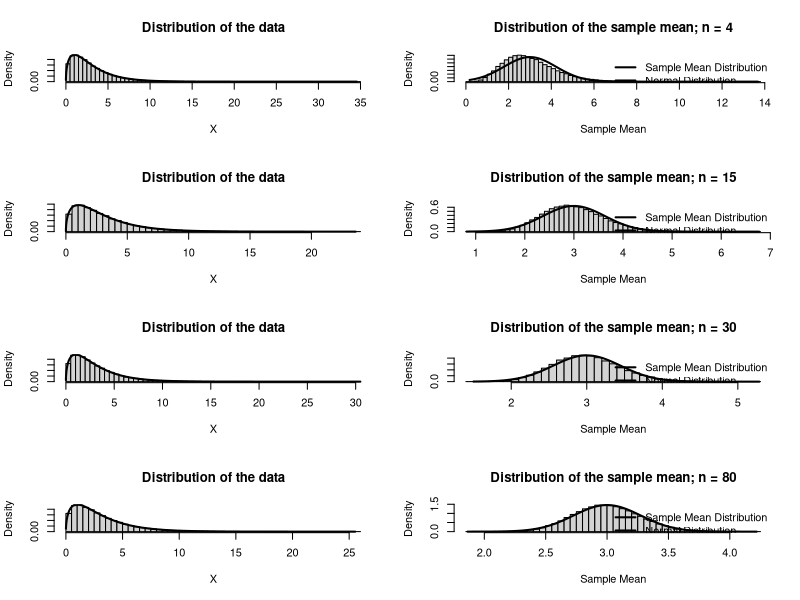

The R script that drew this image:
# Suppose we assign the letters A, B, C, D, and E to the scores of the five
# students so that A = 70,   B = 78,   C = 80,   D = 80,   E = 95
scores <- c(A = 70, B = 78, C = 80, D = 80, E = 95)
# Consider the letters A, B, C, D, E, and find all combinations of these letters
# taken 3 at a time
combinations <- combn(c("A", "B", "C", "D", "E"), 3)
# Calculate the average score for each combination of letters
average_scores <- apply(combinations, 2, function(x) mean(scores[x]))
# Create a table listing all combinations, scores, and their average
result_table <- data.frame(
  Combination = apply(combinations, 2, paste, collapse = ", "),
  Score1 = scores[combinations[1, ]],
  Score2 = scores[combinations[2, ]],
  Score3 = scores[combinations[3, ]],
  Average_Score = average_scores
)
# Print the table with only 2 digits after the decimal for the average score
result_table$Average_Score <- format(round(result_table$Average_Score, 2), nsmall = 2)
print(result_table)
# Now create a table showing the unique scores, their frequency, and relative
# frequency
score_table <- as.data.frame(table(average_scores))
colnames(score_table) <- c("Average_Score", "Frequency")
score_table$Relative_Frequency <- score_table$Frequency / sum(score_table$Frequency)
# Print this table with only 2 digits after the decimal for the first column
score_table$Average_Score <- format(round(as.numeric(as.character(score_table$Average_Score)), 2), nsmall = 2)
print(score_table)

# Central limit theorem illustration

set.seed(42)
par(mfrow=c(4,2))
n <- 100
mean.vec <- numeric()

## X has a chi-square distribution with df = 3

df <- 3

n <- 4
for(i in 1:100000) mean.vec[i] <- mean(rchisq(n,df=df))
mean.vec <- sort(mean.vec)

## Generate a histogram density for the raw data X
hist(x <- sort(rchisq(100000,df=df)),breaks=50,prob=TRUE,main="Distribution of the data",xlab="X")
## Plot the true PDF
lines(x,dchisq(x,df=df),lwd=2)
## Now plot the histogram density and normal density of the 100,000 sample means
hist(mean.vec,prob=TRUE,breaks=50,main=paste("Distribution of the sample mean; n =",n),xlab="Sample Mean")
lines(mean.vec,dnorm(mean.vec,mean(mean.vec),sd(mean.vec)),lwd=2)
legend("topright",c("Sample Mean Distribution","Normal Distribution"),lwd=2,bty="n")

n <- 15
for(i in 1:100000) mean.vec[i] <- mean(rchisq(n,df=df))
mean.vec <- sort(mean.vec)

## Generate a histogram density for the raw data X
hist(x <- sort(rchisq(100000,df=df)),breaks=50,prob=TRUE,main="Distribution of the data",xlab="X")
## Plot the true PDF
lines(x,dchisq(x,df=df),lwd=2)
## Now plot the histogram density and normal density of the 100,000 sample means
hist(mean.vec,prob=TRUE,breaks=50,main=paste("Distribution of the sample mean; n =",n),xlab="Sample Mean")
lines(mean.vec,dnorm(mean.vec,mean(mean.vec),sd(mean.vec)),lwd=2)
legend("topright",c("Sample Mean Distribution","Normal Distribution"),lwd=2,bty="n")

n <- 30
for(i in 1:100000) mean.vec[i] <- mean(rchisq(n,df=df))
mean.vec <- sort(mean.vec)

## Generate a histogram density for the raw data X
hist(x <- sort(rchisq(100000,df=df)),breaks=50,prob=TRUE,main="Distribution of the data",xlab="X")
## Plot the true PDF
lines(x,dchisq(x,df=df),lwd=2)
## Now plot the histogram density and normal density of the 100,000 sample means
hist(mean.vec,prob=TRUE,breaks=50,main=paste("Distribution of the sample mean; n =",n),xlab="Sample Mean")
lines(mean.vec,dnorm(mean.vec,mean(mean.vec),sd(mean.vec)),lwd=2)
legend("topright",c("Sample Mean Distribution","Normal Distribution"),lwd=2,bty="n")

n <- 80
for(i in 1:100000) mean.vec[i] <- mean(rchisq(n,df=df))
mean.vec <- sort(mean.vec)

## Generate a histogram density for the raw data X
hist(x <- sort(rchisq(100000,df=df)),breaks=50,prob=TRUE,main="Distribution of the data",xlab="X")
## Plot the true PDF
lines(x,dchisq(x,df=df),lwd=2)
## Now plot the histogram density and normal density of the 100,000 sample means
hist(mean.vec,prob=TRUE,breaks=50,main=paste("Distribution of the sample mean; n =",n),xlab="Sample Mean")
lines(mean.vec,dnorm(mean.vec,mean(mean.vec),sd(mean.vec)),lwd=2)
legend("topright",c("Sample Mean Distribution","Normal Distribution"),lwd=2,bty="n")

# Boe Consultant Associates has five employees, only some of whom have knowledge
# of statistics. The names of these five employees and information concerning
# their knowledge of statistics are as follows:

# Names vector
Name <- c("Ally", "John", "Susan", "Lee", "Tom")
# Knows vector
Knows <- c("Yes", "No", "No", "Yes", "Yes")
# Now, suppose we draw all possible samples of three employees each and compute the proportion of employees, for each sample, who know statistics. The total number of samples is C(5,3) = 10. We can use the combn function in R to generate all possible combinations of three employees from the five employees.
# Generate all possible combinations of 3 employees from the 5 employees
combinations <- combn(Name, 3)
# Initialize a vector to store the proportion of employees who know statistics for each sample
proportions <- numeric(ncol(combinations))
# Loop through each combination and calculate the proportion of employees who know statistics
for (i in 1:ncol(combinations)) {
  sample <- combinations[, i]
  knows_count <- sum(Knows[match(sample, Name)] == "Yes")
  proportions[i] <- knows_count / length(sample)
}
# Create a data frame to display the results
result_df <- data.frame(
  Sample = apply(combinations, 2, paste, collapse = ", "),
  Proportion_Know_Statistics = proportions
)
# Print the result data frame using 2 digits for the proportion:
result_df$Proportion_Know_Statistics <- format(round(result_df$Proportion_Know_Statistics, 2), nsmall = 2)
print(result_df)
# Finally, we can create a table showing the unique proportions of employees who know statistics, along with their frequencies and relative frequencies.
# Create a table of unique proportions, their frequencies, and relative frequencies
proportion_table <- as.data.frame(table(proportions))
colnames(proportion_table) <- c("Proportion_Know_Statistics", "Frequency")
proportion_table$Relative_Frequency <- proportion_table$Frequency / sum(proportion_table$Frequency)
# Print the proportion table using 2 digits for the proportion:
proportion_table$Proportion_Know_Statistics <- format(round(as.numeric(as.character(proportion_table$Proportion_Know_Statistics)), 2), nsmall = 2)
print(proportion_table)
